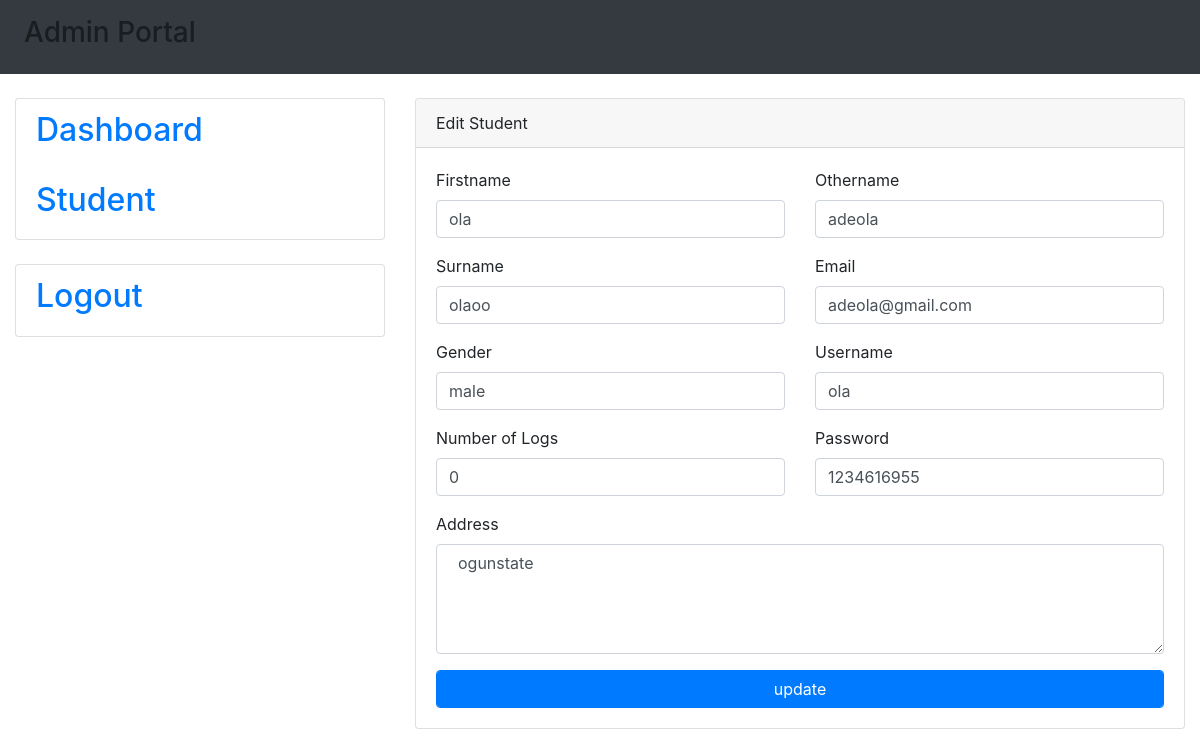
Page /admin/edit-student.php?student_id=8 on the committed database.
### tables this page shows
CREATE TABLE IF NOT EXISTS `profile` (
  `student_id` int(10) NOT NULL AUTO_INCREMENT,
  `firstname` varchar(55) NOT NULL,
  `othername` varchar(55) NOT NULL,
  `lastname` varchar(55) NOT NULL,
  `gender` varchar(55) NOT NULL,
  `email` varchar(55) NOT NULL,
  `username` varchar(55) NOT NULL,
  `password` varchar(55) NOT NULL,
  `address` varchar(75) NOT NULL,
  `logs` varchar(12) NOT NULL,
  PRIMARY KEY (`student_id`)
);

### classes/DB.class.php (called while the page is built, shortened)
<?php
 Class DB
 {
 	public $db_details = ['host'=>'localhost','user'=>'root','pass'=>'','dbname'=>'student','charset'=>'utf8'];
 	public function __construct()
 	{
 		$dsn = "mysql:host=".$this->db_details['host'].";dbname=".$this->db_details['dbname'].";charset=".$this->db_details['charset'];
 		$option = [
 			PDO::ATTR_ERRMODE => PDO::ERRMODE_EXCEPTION,
 			PDO::ATTR_DEFAULT_FETCH_MODE => PDO::FETCH_ASSOC,
 			PDO::ATTR_EMULATE_PREPARES => false
 		];
 		try {
 			$this->pdo = new PDO($dsn, $this->db_details['user'],$this->db_details['pass'],$option);
 		} catch (\PDOException $e) {
 			throw new  \PDOException($e->getMessage(), (int)$e->getCode());
 		}
 	}
 }
 ?>

### classes/Student.class.php (called while the page is built, shortened)
<?php
class Student extends DB
{
	public function view_student_by_id($id)
	{
		$stmt = $this->pdo->prepare("SELECT * FROM `profile` WHERE `student_id`=:id");
		 $stmt->execute(array(":id"=>$id));
		  $editRow=$stmt->fetch(PDO::FETCH_ASSOC);
		  return $editRow;
	}
}
?>

### admin/edit-student.php (the view, shortened to what this page needs)
	<?php
	include '../includes/header.php';
	include '../includes/sidebar.php';
	include('../classes/DB.class.php');
	include('../classes/Student.class.php');
	?>
	<?php
	$get_student = new Student();
	$id = $_GET['student_id'];
	?>
	<div class="col-8">
		<div class="card">
			<div class="card-header">Edit Student</div>
			<div class="card-body">
				<?php
				$fetch = $get_student->view_student_by_id($id);
				?>
				<form method="POST">
					<div class="row">
						<div class="col-6">
							<div class="form-group">
								<label>Firstname</label>
								<input type="text" name="firstname" class="form-control" value="<?php  echo $fetch['firstname']; ?>">
							</div>
							<div class="form-group">
								<label>Surname</label>
								<input type="text" name="lastname" class="form-control" value="<?php  echo $fetch['lastname']; ?>">
							</div>
							<div class="form-group">
								<label>Gender</label>
								<input type="text" name="gender" class="form-control" value="<?php  echo $fetch['gender']; ?>">
							</div>
							<div class="form-group">
								<label>Number of Logs</label>
								<input type="text" name="logs" class="form-control" value="<?php  echo $fetch['logs']; ?>" >
							</div>
						</div>
						<div class="col-6">
							<div class="form-group">
								<label>Othername</label>
								<input type="text" name="othername" class="form-control" value="<?php  echo $fetch['othername']; ?>">
							</div>
							<div class="form-group">
								<label>Email</label>
								<input type="email" name="email" class="form-control" value="<?php  echo $fetch['email']; ?>">
							</div>
							<div class="form-group">
								<label>Username</label>
								<input type="text" name="username" class="form-control" value="<?php  echo $fetch['username']; ?>">
							</div>
							<div class="form-group">
								<label>Password</label>
								<input type="text" name="password" class="form-control" value="<?php  echo $fetch['password']; ?>">
							</div>
						</div>
					</div>
					<div class="form-group">
						<label>Address</label>
						<textarea name="address" class="form-control" rows="4" cols="50" value=""> <?php  echo $fetch['address']; ?></textarea>
					</div>
					<div class="form">
						<button type="submit"  name="update" class="btn btn-primary form-control">update</button>
					</div>
				</form>
			</div>
		</div>
	</div>
</div>
</div>
<?php
include '../includes/footer.php';
?>

### rows in the picture
profile: firstname "ola", lastname "olaoo", gender "male", logs "0", othername "adeola", email "adeola@gmail.com", username "ola", password "1234616955", address "ogunstate"
